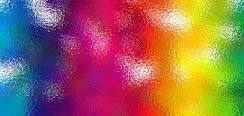
%> input picture Image_Processing/images/color1.jpg, 244 x 116 px
$ octave channel_splitting.m   (GNU Octave 9; MATLAB toolbox functions it lacks are replaced by stand-ins)
%> lines starting %> are read from the running program, lines starting %| are printed output that depends on the picture
% Image channel splitting

im_color = imread('images/color1.jpg');
%> im_color is the input picture: size 116x244x3 uint8; mean R, G, B 152.4, 103.5, 88.5
imshow(im_color);
double(im_color);
[m,n] = size(im_color);
%> m = 116; n = 732
maxValue = max(im_color(:));
%> maxValue = 255
fprintf('\nSize: %d x %d x %d', size(im_color));
%| Size: 116 x 244 x 3
fprintf('\nUnique values: %d\n', length(unique(im_color)));
%| Unique values: 256
fprintf('\nMax value: %d\n', maxValue);
%| Max value: 255

figure(1);
subplot(2,2,1);
imshow(im_color);
title('Original Image');

% A color image is represented with (R,G,B) channels

a_red = im_color; %Assign the intensity values to another matrix
a_red(:,:,2) = 0; %Make Channel=2 i.e. green component zero
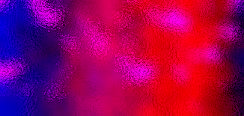
%> a_red: size 116x244x3 uint8; mean R, G, B 152.4, 0, 88.5
a_red(:,:,3) = 0; %Make Channel=3 i.e. blue component zero
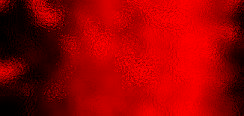
%> a_red: size 116x244x3 uint8; mean R, G, B 152.4, 0, 0
subplot(2,2,2);
imshow(a_red);
title('Red Channel');

a_green = im_color;
a_green(:,:,1) = 0; %Make Channel=1 i.e. red component zero
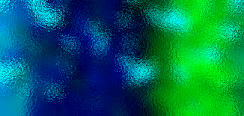
%> a_green: size 116x244x3 uint8; mean R, G, B 0, 103.5, 88.5
a_green(:,:,3) = 0; %Make Channel=3 i.e. blue component zero
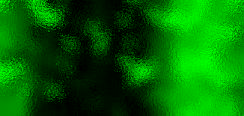
%> a_green: size 116x244x3 uint8; mean R, G, B 0, 103.5, 0
subplot(2,2,3);
imshow(a_green);
title('Green Channel');

a_blue = im_color;
a_blue(:,:,1) = 0; %Make Channel=1 i.e. red component zero
a_blue(:,:,2) = 0; %Make Channel=2 i.e. green component zero
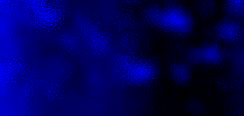
%> a_blue: size 116x244x3 uint8; mean R, G, B 0, 0, 88.5
subplot(2,2,4);
imshow(a_blue);
title('Blue Channel');

$ run again, with Image_Processing/images/baloon.jpg copied over Image_Processing/images/color1.jpg
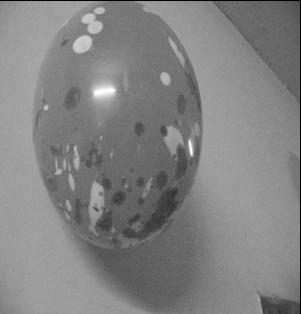
%> input picture Image_Processing/images/baloon.jpg, 301 x 314 px
%> im_color is the input picture: size 314x301x3 uint8; min 0, max 255, mean 130
%> maxValue = 255
%| Size: 314 x 301 x 3
%| Unique values: 215
%| Max value: 255
%> `a_green(:,:,3) = 0;`:
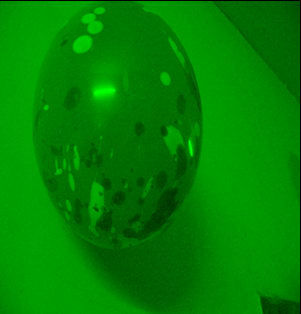
%> a_green: size 314x301x3 uint8; mean R, G, B 0, 130, 0
%> `a_blue(:,:,2) = 0;`:
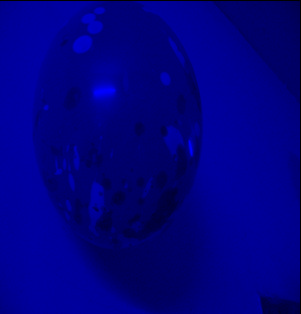
%> a_blue: size 314x301x3 uint8; mean R, G, B 0, 0, 130

$ run again, with Image_Processing/images/cameraman.jpg copied over Image_Processing/images/color1.jpg
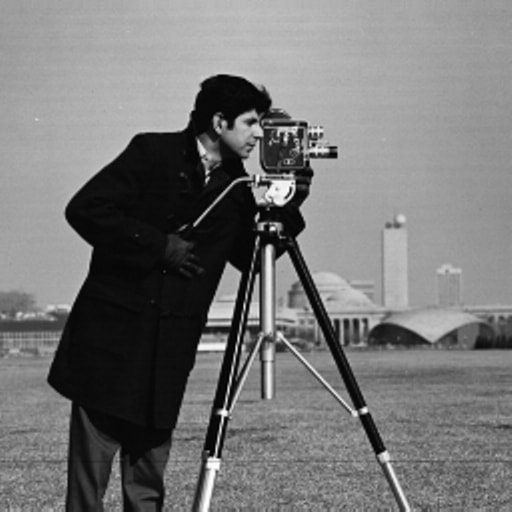
%> input picture Image_Processing/images/cameraman.jpg, 512 x 512 px
%> im_color is the input picture: size 512x512x3 uint8; min 0, max 255, mean 118.3
%> maxValue = 255
%| Size: 512 x 512 x 3
%| Unique values: 256
%| Max value: 255
%> `a_green(:,:,3) = 0;`:
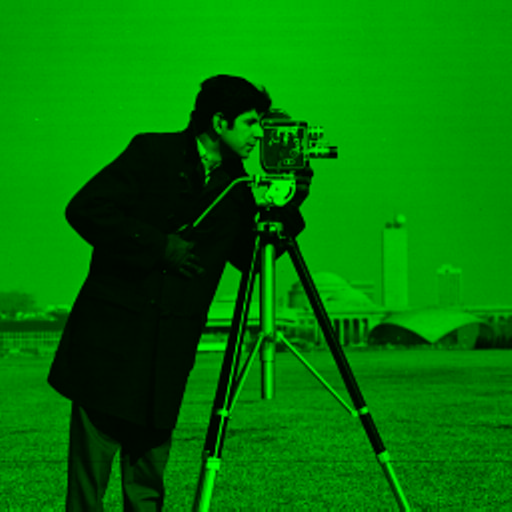
%> a_green: size 512x512x3 uint8; mean R, G, B 0, 118.3, 0
%> `a_blue(:,:,2) = 0;`:
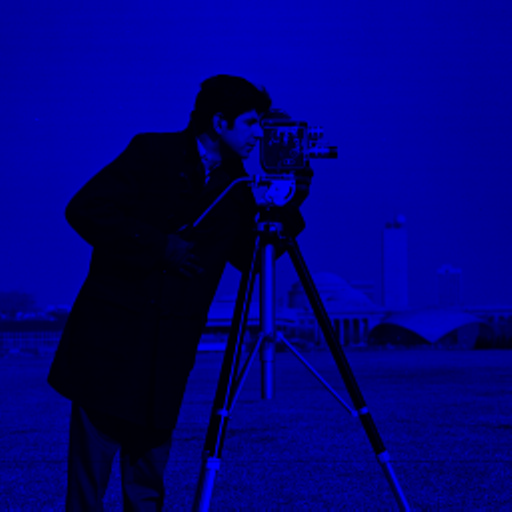
%> a_blue: size 512x512x3 uint8; mean R, G, B 0, 0, 118.3

$ run again, with Image_Processing/images/kids.jpg copied over Image_Processing/images/color1.jpg
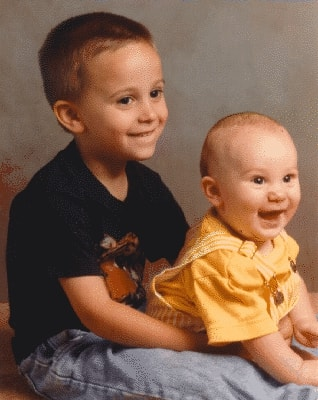
%> input picture Image_Processing/images/kids.jpg, 318 x 400 px
%> im_color is the input picture: size 400x318x3 uint8; mean R, G, B 128.6, 97.5, 78.1
%> maxValue = 255
%| Size: 400 x 318 x 3
%| Unique values: 256
%| Max value: 255
%> `a_green(:,:,3) = 0;`:
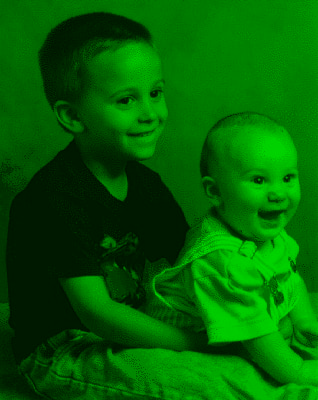
%> a_green: size 400x318x3 uint8; mean R, G, B 0, 97.5, 0
%> `a_blue(:,:,2) = 0;`:
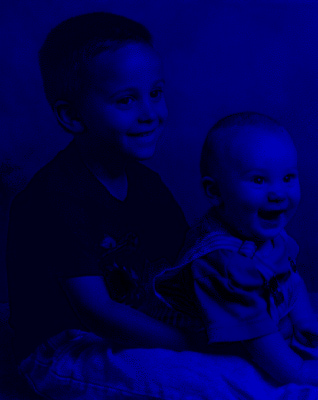
%> a_blue: size 400x318x3 uint8; mean R, G, B 0, 0, 78.1
